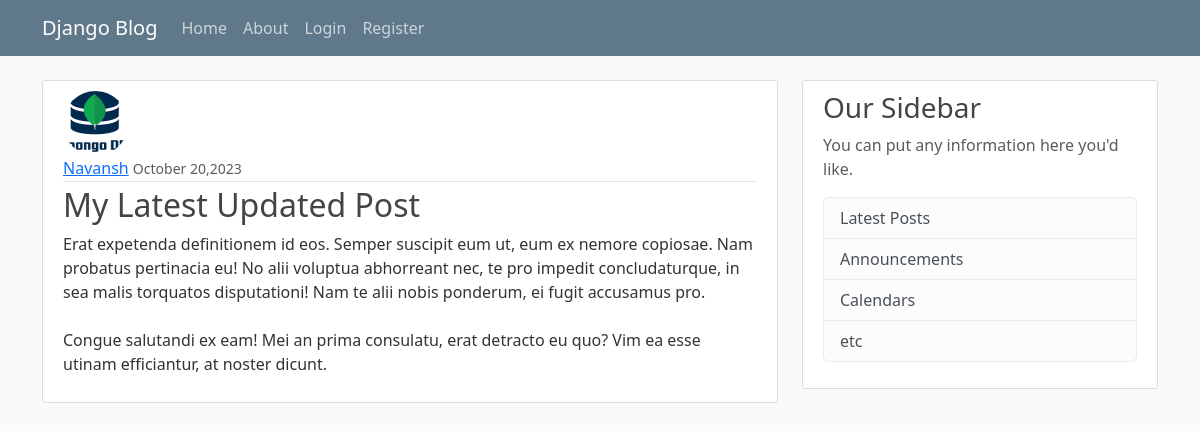
/post/27/, run on the app's committed database.
### blog/models.py (models this page shows, shortened)
class Post(models.Model):
    title= models.CharField(max_length=100)
    content=models.TextField()
    date_posted=models.DateTimeField(default=timezone.now)
    author=models.ForeignKey(User,on_delete=models.CASCADE)

### users/models.py (models this page shows, shortened)
class Profile(models.Model):
    user = models.OneToOneField(User,on_delete=models.CASCADE)
    image=models.ImageField('default.jpg',upload_to='profile_pics')

### blog/views.py (the view)
# urls.py: path('post/<int:pk>/', PostDetailView.as_view(),name="post-detail"),
class PostDetailView(DetailView):
    model=Post

### blog/templates/blog/post_detail.html (shortened to what this page needs)
{% extends "blog/base.html" %}
{% block content %}
<article class="media content-section">
    <img class="rounded-circle article-img"src="{{object.author.profile.image.url}}">
    <div class="media-body">
        <div class="article-metadata">
            <a class="mr-2" href="#">{{ object.author }}</a>
            <small class="text-muted">{{ object.date_posted |date:"F d,Y"}}</small>
        </div>
        <h2>{{ object.title }}</h2>
        <p class="article-content">{{ post.content }}</p>
  </div>
</article>
 {% endblock content %}

### blog/templates/blog/base.html (shortened to what this page needs)
{% load static %}
<!DOCTYPE html>
<html lang="en">
<head>
    <link href="https://cdn.jsdelivr.net/npm/bootstrap@5.3.2/dist/css/bootstrap.min.css" rel="stylesheet">
    <link rel="stylesheet" href="{% static 'blog/main.css' %}">
</head>
<body>
    <header class="site-header">
        <nav class="navbar navbar-expand-md navbar-dark bg-steel fixed-top">
          <div class="container">
            <a class="navbar-brand mr-4" href="{% url 'blog-home' %}">Django Blog</a>
            <div class="collapse navbar-collapse" id="navbarToggle">
              <div class="navbar-nav mr-auto">
                <a class="nav-item nav-link" href="{% url 'blog-home' %}">Home</a>
                <a class="nav-item nav-link" href="{% url 'blog-about' %}">About</a>
              </div>
              <div class="navbar-nav">
                {% if user.is_authenticated %}
                  <a class="nav-item nav-link" href="{% url 'post-create' %}">New Post</a>
                  <a class="nav-item nav-link" href="{% url 'profile' %}">Profile</a>
                  <a class="nav-item nav-link" href="{% url 'logout' %}">Logout</a>
                {% else %}
                  <a class="nav-item nav-link" href="{% url 'login' %}">Login</a>
                  <a class="nav-item nav-link" href="{% url 'register' %}">Register</a>
                {% endif %}
              </div>
            </div>
          </div>
        </nav>
      </header>
      <main role="main" class="container">
        <div class="row">
          <div class="col-md-8">
            {% block content %}{% endblock %}
          </div>
          <div class="col-md-4">
            <div class="content-section">
              <h3>Our Sidebar</h3>
              <p class='text-muted'>You can put any information here you'd like.
                <ul class="list-group">
                  <li class="list-group-item list-group-item-light">Latest Posts</li>
                  <li class="list-group-item list-group-item-light">Announcements</li>
                  <li class="list-group-item list-group-item-light">Calendars</li>
                  <li class="list-group-item list-group-item-light">etc</li>
                </ul>
              </p>
            </div>
          </div>
        </div>
      </main>
</body>
</html>

### blog/static/blog/main.css (style rules this page uses)
body { background: #fafafa; color: #333333; margin-top: 5rem; }
h1, h2, h3, h4, h5, h6 { color: #444444; }
ul { margin: 0; }
.bg-steel { background-color: #5f788a; }
.site-header .navbar-nav .nav-link { color: #cbd5db; }
.content-section { background: #ffffff; padding: 10px 20px; border: 1px solid #dddddd; border-radius: 3px; margin-bottom: 20px; }
.article-content { white-space: pre-line; }
.article-img { height: 65px; width: 65px; margin-right: 16px; }
.article-metadata { padding-bottom: 1px; margin-bottom: 4px; border-bottom: 1px solid #e3e3e3 }

### data on the page
Post: author.profile.image (picture), author "Navansh", date_posted "October 20,2023", title "My Latest Updated Post", content "Erat expetenda definitionem id eos. Semper suscipit eum ut, eum ex nemore copiosae. Nam probatus pertinacia eu! No alii voluptua abhorreant nec, te pro impedit concludaturque, in sea malis torquatos disputationi! Nam te alii nobis ponderum, ei fugit accusamus pro. Congue salutandi ex eam! Mei an prima consulatu, erat detracto eu quo? Vim ea esse utinam efficiantur, at noster dicunt."
